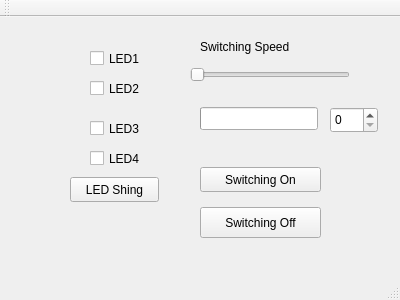
<?xml version="1.0" encoding="UTF-8"?>
<ui version="4.0">
 <class>MainWindow</class>
 <widget class="QMainWindow" name="MainWindow">
  <property name="geometry">
   <rect>
    <x>0</x>
    <y>0</y>
    <width>400</width>
    <height>300</height>
   </rect>
  </property>
  <property name="windowTitle">
   <string>MainWindow</string>
  </property>
  <widget class="QWidget" name="centralWidget">
   <widget class="QCheckBox" name="LED_1">
    <property name="geometry">
     <rect>
      <x>90</x>
      <y>30</y>
      <width>92</width>
      <height>23</height>
     </rect>
    </property>
    <property name="text">
     <string>LED1</string>
    </property>
    <property name="shortcut">
     <string>Q</string>
    </property>
   </widget>
   <widget class="QCheckBox" name="LED_2">
    <property name="geometry">
     <rect>
      <x>90</x>
      <y>60</y>
      <width>92</width>
      <height>23</height>
     </rect>
    </property>
    <property name="text">
     <string>LED2</string>
    </property>
    <property name="shortcut">
     <string>W</string>
    </property>
   </widget>
   <widget class="QCheckBox" name="LED_3">
    <property name="geometry">
     <rect>
      <x>90</x>
      <y>100</y>
      <width>92</width>
      <height>23</height>
     </rect>
    </property>
    <property name="text">
     <string>LED3</string>
    </property>
    <property name="shortcut">
     <string>E</string>
    </property>
   </widget>
   <widget class="QCheckBox" name="LED_4">
    <property name="geometry">
     <rect>
      <x>90</x>
      <y>130</y>
      <width>92</width>
      <height>23</height>
     </rect>
    </property>
    <property name="text">
     <string>LED4</string>
    </property>
    <property name="shortcut">
     <string>R</string>
    </property>
   </widget>
   <widget class="QPushButton" name="get_led_switch">
    <property name="geometry">
     <rect>
      <x>200</x>
      <y>150</y>
      <width>121</width>
      <height>25</height>
     </rect>
    </property>
    <property name="text">
     <string>Switching On</string>
    </property>
    <property name="shortcut">
     <string>O</string>
    </property>
   </widget>
   <widget class="QPushButton" name="get_led">
    <property name="geometry">
     <rect>
      <x>70</x>
      <y>160</y>
      <width>89</width>
      <height>25</height>
     </rect>
    </property>
    <property name="text">
     <string>LED Shing</string>
    </property>
    <property name="shortcut">
     <string>T</string>
    </property>
   </widget>
   <widget class="QLabel" name="label_1">
    <property name="geometry">
     <rect>
      <x>20</x>
      <y>20</y>
      <width>41</width>
      <height>31</height>
     </rect>
    </property>
    <property name="text">
     <string/>
    </property>
    <property name="pixmap">
     <pixmap>../../../Downloads/p1.png</pixmap>
    </property>
    <property name="scaledContents">
     <bool>true</bool>
    </property>
   </widget>
   <widget class="QLabel" name="label_3">
    <property name="geometry">
     <rect>
      <x>20</x>
      <y>90</y>
      <width>41</width>
      <height>31</height>
     </rect>
    </property>
    <property name="text">
     <string/>
    </property>
    <property name="pixmap">
     <pixmap>../../../Downloads/p1.png</pixmap>
    </property>
    <property name="scaledContents">
     <bool>true</bool>
    </property>
   </widget>
   <widget class="QLabel" name="label_2">
    <property name="geometry">
     <rect>
      <x>40</x>
      <y>50</y>
      <width>41</width>
      <height>31</height>
     </rect>
    </property>
    <property name="text">
     <string/>
    </property>
    <property name="pixmap">
     <pixmap>../../../Downloads/p1.png</pixmap>
    </property>
    <property name="scaledContents">
     <bool>true</bool>
    </property>
   </widget>
   <widget class="QLabel" name="label_4">
    <property name="geometry">
     <rect>
      <x>40</x>
      <y>120</y>
      <width>41</width>
      <height>41</height>
     </rect>
    </property>
    <property name="text">
     <string/>
    </property>
    <property name="pixmap">
     <pixmap>../../../Downloads/p1.png</pixmap>
    </property>
    <property name="scaledContents">
     <bool>true</bool>
    </property>
   </widget>
   <widget class="QPushButton" name="switch_off">
    <property name="geometry">
     <rect>
      <x>200</x>
      <y>190</y>
      <width>121</width>
      <height>31</height>
     </rect>
    </property>
    <property name="text">
     <string>Switching Off</string>
    </property>
    <property name="shortcut">
     <string>P</string>
    </property>
   </widget>
   <widget class="QProgressBar" name="progressBar">
    <property name="geometry">
     <rect>
      <x>200</x>
      <y>90</y>
      <width>118</width>
      <height>23</height>
     </rect>
    </property>
   </widget>
   <widget class="QSpinBox" name="spinBox">
    <property name="geometry">
     <rect>
      <x>330</x>
      <y>90</y>
      <width>48</width>
      <height>26</height>
     </rect>
    </property>
   </widget>
   <widget class="QLabel" name="label">
    <property name="geometry">
     <rect>
      <x>200</x>
      <y>20</y>
      <width>131</width>
      <height>20</height>
     </rect>
    </property>
    <property name="text">
     <string>Switching Speed</string>
    </property>
   </widget>
   <widget class="QSlider" name="horizontalSlider">
    <property name="geometry">
     <rect>
      <x>190</x>
      <y>50</y>
      <width>160</width>
      <height>16</height>
     </rect>
    </property>
    <property name="orientation">
     <enum>Qt::Horizontal</enum>
    </property>
   </widget>
  </widget>
  <widget class="QMenuBar" name="menuBar">
   <property name="geometry">
    <rect>
     <x>0</x>
     <y>0</y>
     <width>400</width>
     <height>22</height>
    </rect>
   </property>
  </widget>
  <widget class="QToolBar" name="mainToolBar">
   <attribute name="toolBarArea">
    <enum>TopToolBarArea</enum>
   </attribute>
   <attribute name="toolBarBreak">
    <bool>false</bool>
   </attribute>
  </widget>
  <widget class="QStatusBar" name="statusBar"/>
 </widget>
 <layoutdefault spacing="6" margin="11"/>
 <resources/>
 <connections>
  <connection>
   <sender>horizontalSlider</sender>
   <signal>valueChanged(int)</signal>
   <receiver>progressBar</receiver>
   <slot>setValue(int)</slot>
   <hints>
    <hint type="sourcelabel">
     <x>229</x>
     <y>101</y>
    </hint>
    <hint type="destinationlabel">
     <x>227</x>
     <y>141</y>
    </hint>
   </hints>
  </connection>
  <connection>
   <sender>horizontalSlider</sender>
   <signal>valueChanged(int)</signal>
   <receiver>spinBox</receiver>
   <slot>setValue(int)</slot>
   <hints>
    <hint type="sourcelabel">
     <x>303</x>
     <y>97</y>
    </hint>
    <hint type="destinationlabel">
     <x>351</x>
     <y>146</y>
    </hint>
   </hints>
  </connection>
 </connections>
</ui>
